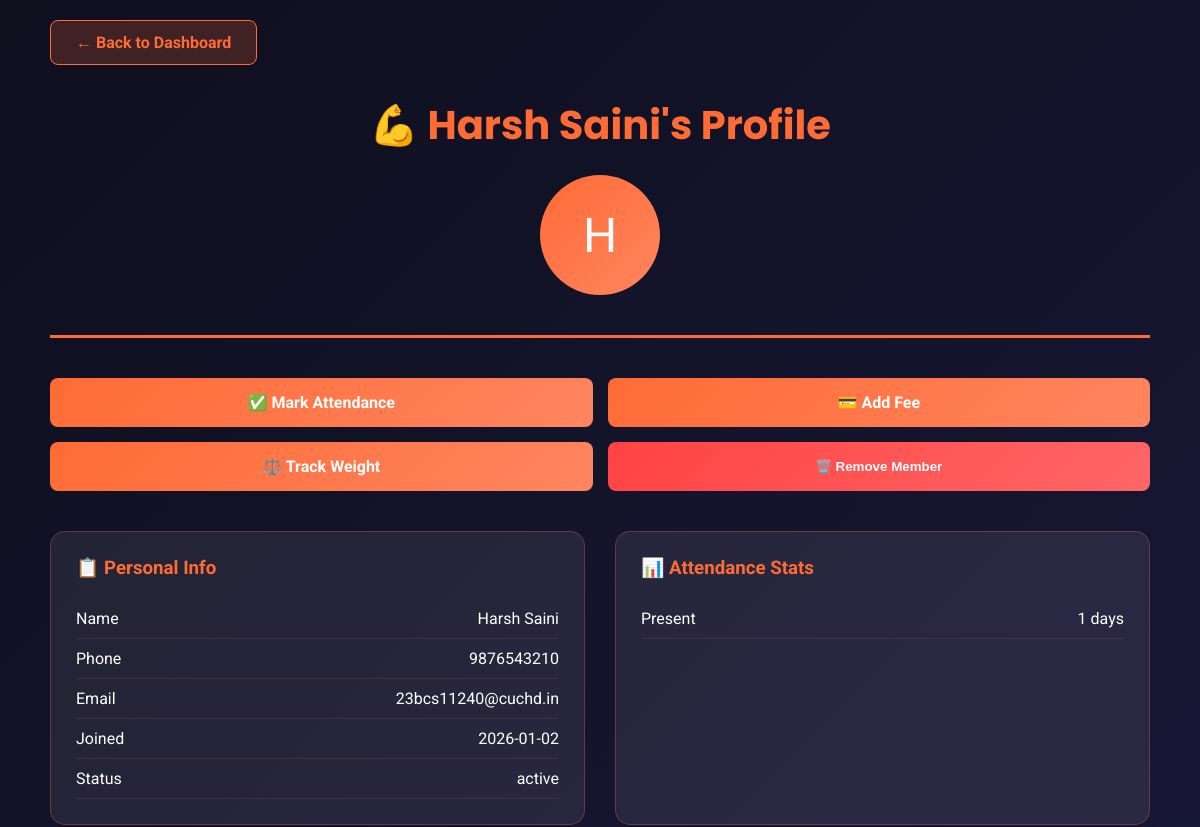
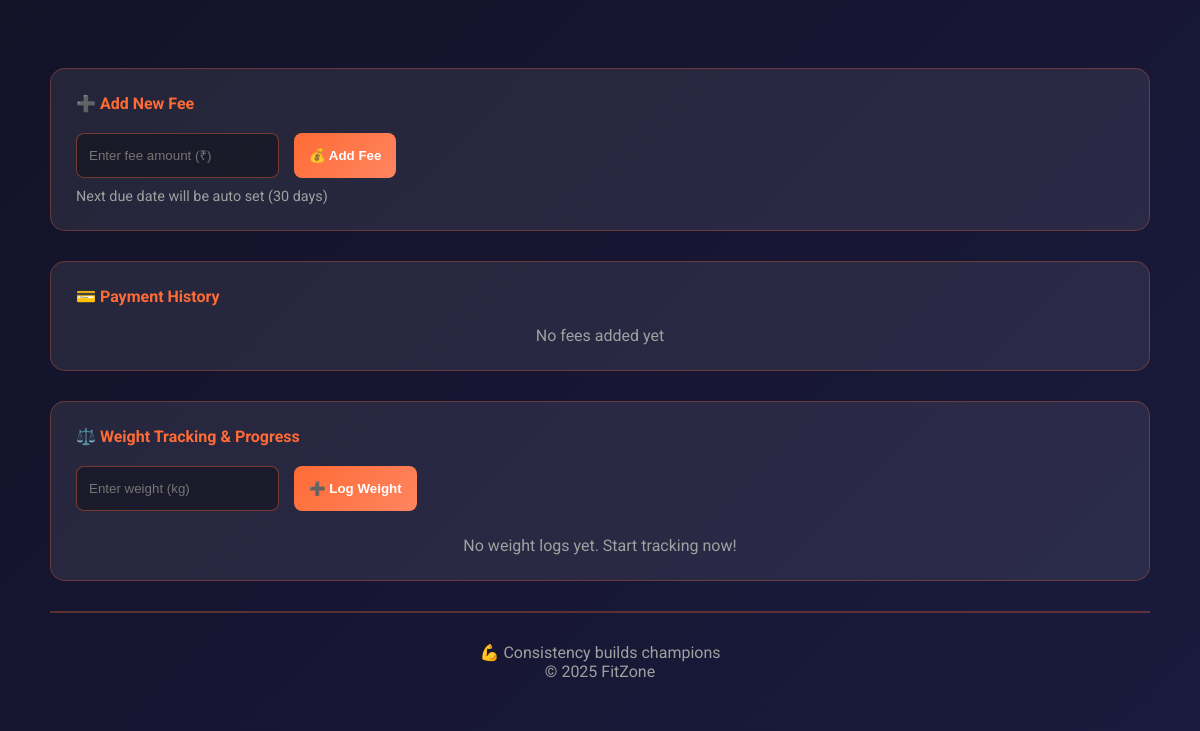
Page /member/2 on the earlier database version (2 pictures, top to bottom).
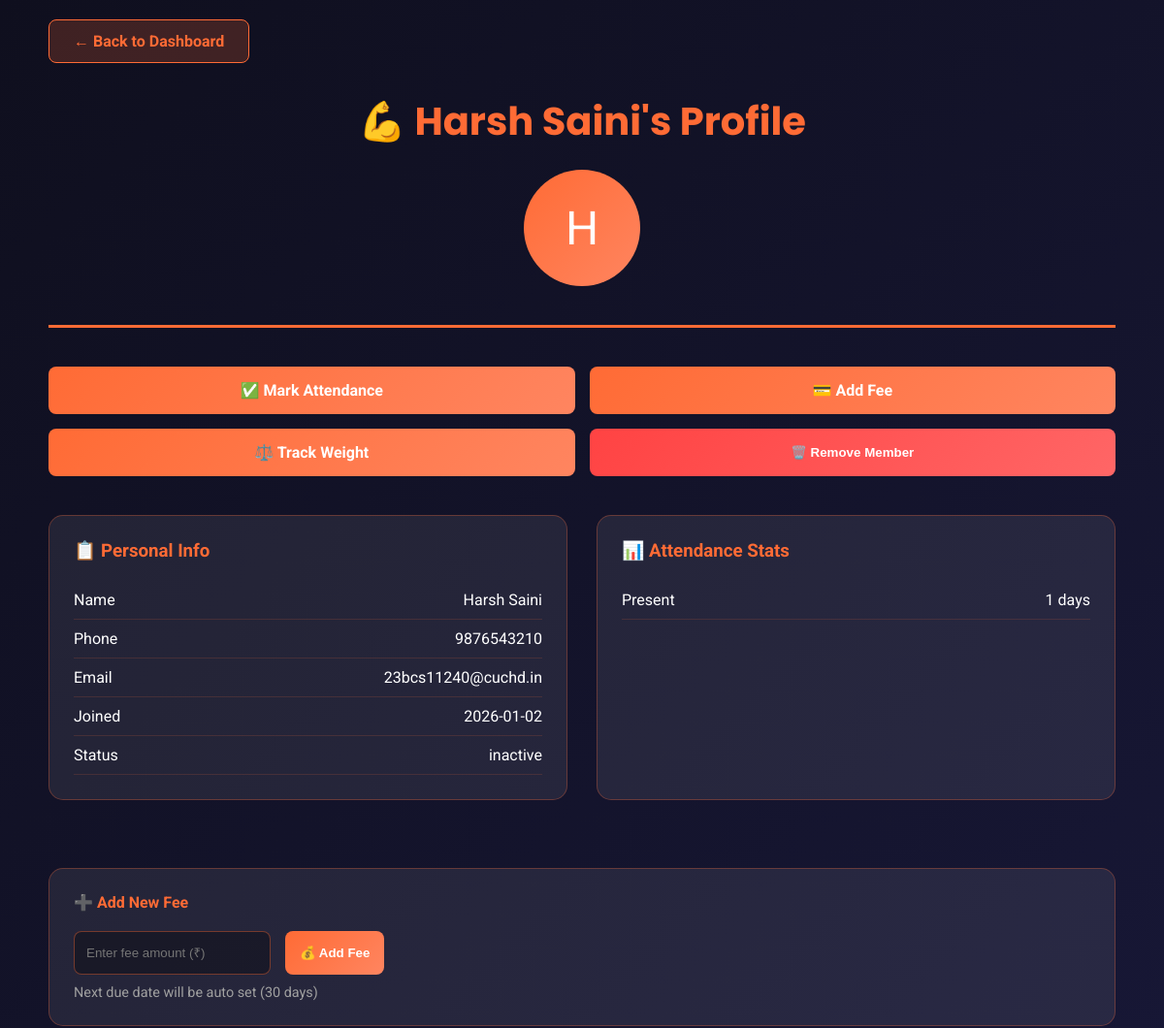
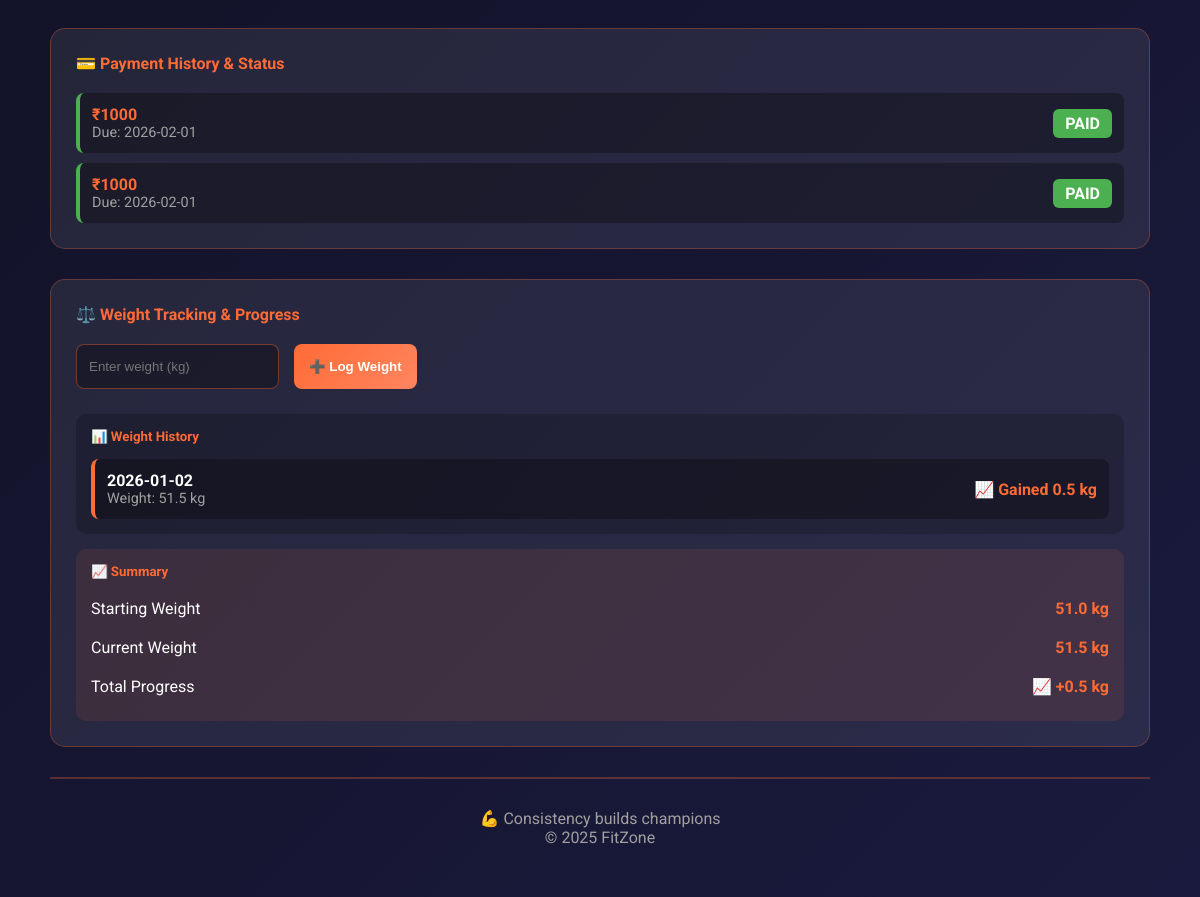
Same page on the later database version (2 pictures, top to bottom).
### tables this page shows
CREATE TABLE members (
            id INTEGER PRIMARY KEY AUTOINCREMENT,
            name TEXT UNIQUE,
            phone TEXT,
            email TEXT,
            join_date TEXT,
            start_weight REAL,
            status TEXT DEFAULT 'active'
        );

CREATE TABLE attendance (
            id INTEGER PRIMARY KEY AUTOINCREMENT,
            member_id INTEGER,
            date TEXT,
            status TEXT,
            UNIQUE(member_id, date)
        );

CREATE TABLE fees (
            id INTEGER PRIMARY KEY AUTOINCREMENT,
            member_id INTEGER,
            amount REAL,
            last_paid TEXT,
            next_due TEXT,
            paid_status TEXT DEFAULT 'pending'
        );

CREATE TABLE weight_logs (
            id INTEGER PRIMARY KEY AUTOINCREMENT,
            member_id INTEGER,
            month TEXT,
            weight REAL
        );

### app.py (the view)
@app.route("/member/<int:member_id>")
def member_details(member_id):
    month_start = datetime.now().replace(day=1).strftime("%Y-%m-%d")
    with get_db() as db:
        member = db.execute(
            "SELECT * FROM members WHERE id=?", (member_id,)
        ).fetchone()
        attendance_data = db.execute("""
            SELECT status, COUNT(*) FROM attendance
            WHERE member_id=? AND date>=?
            GROUP BY status
        """, (member_id, month_start)).fetchall()
        weight_logs = db.execute("""
            SELECT month, weight FROM weight_logs
            WHERE member_id=? ORDER BY month DESC
        """, (member_id,)).fetchall()
        fees = db.execute("""
            SELECT * FROM fees WHERE member_id=?
            ORDER BY next_due DESC
        """, (member_id,)).fetchall()
        recent_attendance = db.execute("""
            SELECT date, status FROM attendance
            WHERE member_id=? ORDER BY date DESC LIMIT 10
        """, (member_id,)).fetchall()
    return render_template(
        "member_details.html",
        member=member,
        attendance_data=attendance_data,
        weight_logs=weight_logs,
        fees=fees,
        recent_attendance=recent_attendance
    )

### app.py (called while the page is built)
def get_db():
    conn = sqlite3.connect(DB_NAME)
    conn.row_factory = sqlite3.Row
    return conn

### templates/member_details.html (shortened to what this page needs)
<!DOCTYPE html>
<html lang="en">
<head>
</head>
<body>
<div class="container">
    <a href="/" class="back-link">← Back to Dashboard</a>
    {% if member %}
    <header>
        <h1>💪 {{ member[1] }}'s Profile</h1>
        <div class="member-avatar">{{ member[1][0].upper() }}</div>
    </header>
    <div class="action-btns">
        <a href="/attendance/{{ member[0] }}" class="btn-primary">✅ Mark Attendance</a>
        <a href="#add-fee" class="btn-primary">💳 Add Fee</a>
        <a href="#weight-section" class="btn-primary" style="grid-column:span 1;">⚖️ Track Weight</a>
        <button class="btn-primary remove-btn" onclick="if(confirm('Are you sure you want to remove this member from the gym?')) { document.getElementById('removeMemberForm').submit(); }">🗑️ Remove Member</button>
    </div>
    <div class="profile-grid">
        <div class="card">
            <h3>📋 Personal Info</h3>
            <div class="info-row"><span>Name</span><span>{{ member[1] }}</span></div>
            <div class="info-row"><span>Phone</span><span>{{ member[2] or '—' }}</span></div>
            <div class="info-row"><span>Email</span><span>{{ member[3] or '—' }}</span></div>
            <div class="info-row"><span>Joined</span><span>{{ member[4] }}</span></div>
            <div class="info-row"><span>Status</span><span>{{ member[6] }}</span></div>
        </div>
        <div class="card">
            <h3>📊 Attendance Stats</h3>
            {% for s,c in attendance_data %}
            <div class="info-row"><span>{{ s }}</span><span>{{ c }} days</span></div>
            {% else %}
            <p style="color:#a0a0a0;">No attendance data</p>
            {% endfor %}
        </div>
    </div>
    <div class="section" id="add-fee">
        <h4>➕ Add New Fee</h4>
        <form method="POST" action="/add-fees" style="display:flex;gap:15px;flex-wrap:wrap;">
            <input
                type="number"
                name="amount"
                placeholder="Enter fee amount (₹)"
                required
                style="padding:12px;border-radius:8px;border:1px solid rgba(255,107,53,.4);
                       background:rgba(0,0,0,.3);color:#fff;min-width:200px;"
            >
            <button type="submit" class="btn-primary">💰 Add Fee</button>
        </form>
        <p style="color:#a0a0a0;margin-top:10px;font-size:.9em;">
            Next due date will be auto set (30 days)
        </p>
    </div>
    {% if fees %}
    <div class="section">
        <h4>💳 Payment History & Status</h4>
        <div class="recent-list">
            {% for fee in fees %}
            <div class="list-item" style="justify-content:space-between;align-items:center;
                {% if fee[5] == 'pending' %}
                    border-left:4px solid #ffc107;background:rgba(255,193,7,.15);
                {% elif fee[5] == 'paid' %}
                    border-left:4px solid #4caf50;
                {% endif %}
            ">
                <div>
                    <span style="display:block;color:#ff6b35;font-weight:bold;">₹{{ fee[2]|int }}</span>
                    <span style="display:block;color:#a0a0a0;font-size:0.9em;">Due: {{ fee[4] }}</span>
                </div>
                <div style="text-align:right;">
                    <span style="display:block;padding:5px 12px;border-radius:6px;
                        {% if fee[5] == 'pending' %}
                            background:#ffc107;color:#000;font-weight:bold;
                        {% else %}
                            background:#4caf50;color:#fff;font-weight:bold;
                        {% endif %}
                    ">{{ fee[5]|upper }}</span>
                </div>
            </div>
            {% endfor %}
        </div>
    </div>
    {% else %}
    <div class="section">
        <h4>💳 Payment History</h4>
        <p style="color:#a0a0a0;text-align:center;">No fees added yet</p>
    </div>
    {% endif %}
    <div class="section" id="weight-section">
        <h4>⚖️ Weight Tracking & Progress</h4>
        <form method="POST" action="/add-weight" style="display:flex;gap:15px;flex-wrap:wrap;margin-bottom:25px;">
            <input
                type="number"
                name="weight"
                placeholder="Enter weight (kg)"
                step="0.5"
                required
                style="padding:12px;border-radius:8px;border:1px solid rgba(255,107,53,.4);
                       background:rgba(0,0,0,.3);color:#fff;min-width:150px;"
            >
            <button type="submit" class="btn-primary">➕ Log Weight</button>
        </form>
        {% if weight_logs %}
        <div style="background:rgba(0,0,0,.2);border-radius:10px;padding:15px;">
            <h5 style="color:#ff6b35;margin-bottom:15px;">📊 Weight History</h5>
            <div class="recent-list">
                {% set start_weight = member[5] %}
                {% for log in weight_logs %}
                    {% set difference = log[1] - start_weight %}
                    {% set status = '📉 Lost' if difference < 0 else '📈 Gained' if difference > 0 else '✅ Same' %}
                    <div class="list-item" style="justify-content:space-between;align-items:center;border-left:4px solid {% if difference < 0 %}#4caf50{% elif difference > 0 %}#ff6b35{% else %}#ffc107{% endif %};">
                        <div>
                            <span style="display:block;color:#fff;font-weight:bold;">{{ log[0] }}</span>
                            <span style="display:block;color:#a0a0a0;font-size:0.9em;">Weight: {{ log[1] }} kg</span>
                        </div>
                        <div style="text-align:right;">
                            <span style="display:block;font-weight:bold;color:{% if difference < 0 %}#4caf50{% elif difference > 0 %}#ff6b35{% else %}#ffc107{% endif %};">{{ status }} {{ difference|abs }} kg</span>
                        </div>
                    </div>
                {% endfor %}
            </div>
        </div>
        {% else %}
        <p style="color:#a0a0a0;text-align:center;">No weight logs yet. Start tracking now!</p>
        {% endif %}
        {% if weight_logs %}
        <div style="background:rgba(255,107,53,.1);border-radius:10px;padding:15px;margin-top:15px;">
            <h5 style="color:#ff6b35;margin-bottom:10px;">📈 Summary</h5>
            <div class="info-row" style="border:none;">
                <span>Starting Weight</span>
                <span style="color:#ff6b35;font-weight:bold;">{{ member[5] }} kg</span>
            </div>
            <div class="info-row" style="border:none;">
                <span>Current Weight</span>
                <span style="color:#ff6b35;font-weight:bold;">{{ weight_logs[0][1] }} kg</span>
            </div>
            <div class="info-row" style="border:none;">
                <span>Total Progress</span>
                {% set total_change = weight_logs[0][1] - member[5] %}
                <span style="color:{% if total_change < 0 %}#4caf50{% elif total_change > 0 %}#ff6b35{% else %}#ffc107{% endif %};font-weight:bold;">
                    {% if total_change < 0 %}📉 -{{ total_change|abs }} kg{% elif total_change > 0 %}📈 +{{ total_change }} kg{% else %}✅ No change{% endif %}
                </span>
            </div>
        </div>
        {% endif %}
    </div>
    <footer>
        <p>💪 Consistency builds champions</p>
        <p>&copy; 2025 FitZone</p>
    </footer>
    {% else %}
    <p style="text-align:center;color:#a0a0a0;">Member not found</p>
    {% endif %}
</div>
</body>
</html>

### templates/member_details.html (style rules this page uses)
* { margin:0; padding:0; box-sizing:border-box; }
body { font-family:'Roboto',sans-serif; background:linear-gradient(135deg,#0f0f1e,#1a1a3e); color:#fff; min-height:100vh; padding:20px; }
.container { max-width:1100px; margin:auto; }
.back-link { display:inline-block; margin-bottom:30px; padding:12px 25px; background:rgba(255,107,53,.2); border:1px solid #ff6b35; color:#ff6b35; border-radius:8px; text-decoration:none; font-weight:bold; }
header { text-align:center; margin-bottom:40px; border-bottom:3px solid #ff6b35; padding-bottom:20px; }
h1 { font-size:2.5em; color:#ff6b35; font-family:'Poppins',sans-serif; }
.member-avatar { width:120px;height:120px;border-radius:50%; background:linear-gradient(135deg,#ff6b35,#ff8560); display:flex;align-items:center;justify-content:center; font-size:3em;margin:20px auto; }
.action-btns { display:grid; grid-template-columns:1fr 1fr; gap:15px; margin-bottom:40px; }
.btn-primary { padding:15px; background:linear-gradient(135deg,#ff6b35,#ff8560); border:none;border-radius:8px; color:#fff;font-weight:bold; cursor:pointer;text-align:center; text-decoration:none; transition:all 0.3s ease; }
.btn-primary.remove-btn { background:linear-gradient(135deg,#ff4343,#ff6666); }
.profile-grid { display:grid; grid-template-columns:1fr 1fr; gap:30px; margin-bottom:40px; }
.card, .section { background:rgba(255,255,255,.08); border:1px solid rgba(255,107,53,.3); border-radius:15px; padding:25px; margin-bottom:30px; }
.card h3, .section h4 { color:#ff6b35; margin-bottom:20px; }
.info-row { display:flex; justify-content:space-between; padding:10px 0; border-bottom:1px solid rgba(255,107,53,.15); }
.recent-list { display:flex;flex-direction:column;gap:10px }
.list-item { display:flex;justify-content:space-between; padding:12px;background:rgba(0,0,0,.3); border-radius:8px; }
footer { text-align:center; padding:30px 0; color:#a0a0a0; border-top:2px solid rgba(255,107,53,.3); }

Differences in the rows shown:
changed members "Harsh Saini": status "active" → "inactive"; start_weight (not shown) → "51.0"
added fees: amount "1000", next_due "2026-02-01", paid_status "PAID"
added fees: amount "1000", next_due "2026-02-01", paid_status "PAID"
added weight_logs: month "2026-01-02", weight "51.5", status "📈 Gained", difference "0.5"
Other differences:
{{ total_change }}: (not shown) → "0.5"
text no longer shown: "💳 Payment History No fees added yet No weight logs yet. Start tracking now!"
text now shown: "💳 Payment History & Status 📊 Weight History 📈 Summary Starting Weight kg Current Weight kg Total Progress 📈 + kg"
